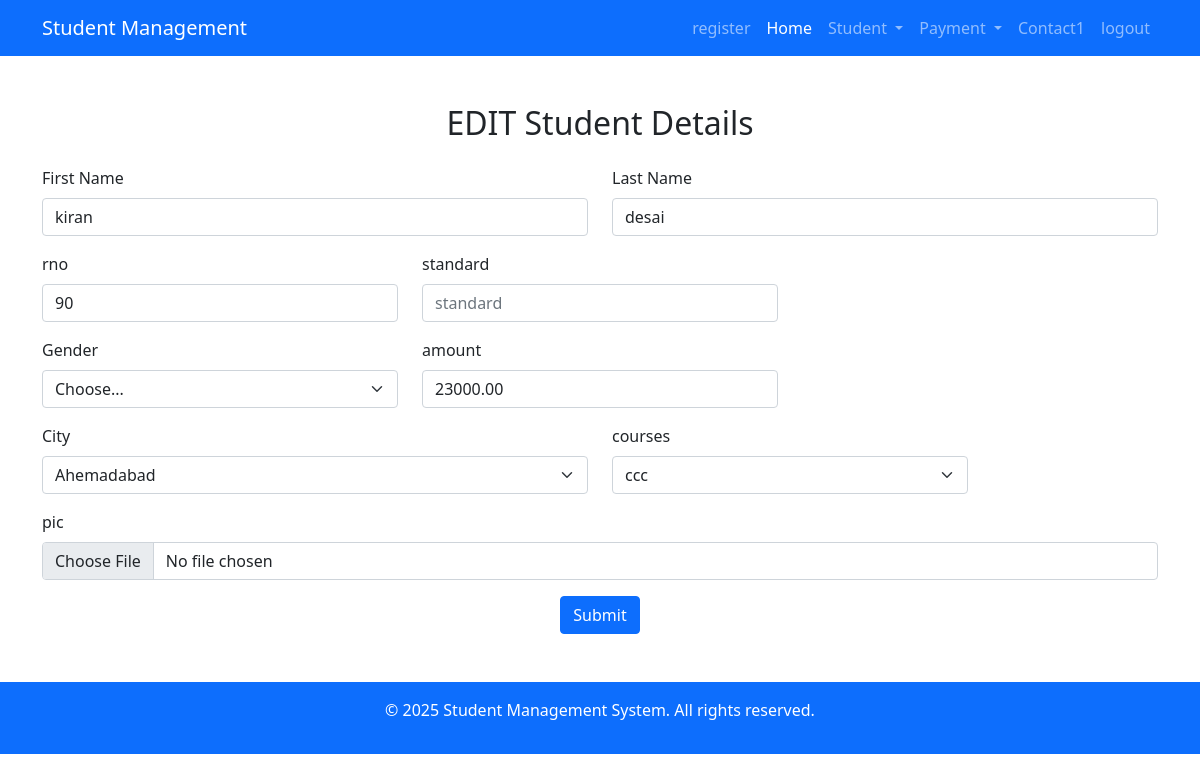
Screenshot of /edited_student/2 (signed in) with the database file from the repository.
### web/models.py (models this page shows, shortened)
class student(models.Model):
    gender=(
        ('male','male'),
        ('female','female'),
    )
    Ahemedabad='Ahemedabad'
    Surendranagar='Surendranagar'
    Surat='Surat'
    Bhavnagar='Bhavnagar'
    Gandhinagar='Gandhinagar'
    City=(
        (Ahemedabad,'Ahemedabad'),
        (Surendranagar,'Surendranagar'),
        (Surat,'Surat'),
        (Bhavnagar,'Bhavnagar'),
        (Gandhinagar,'Gandhinagar')
    )
    fname=models.CharField(max_length=100,default="")
    lname=models.CharField(max_length=100,default="")
    rno=models.IntegerField(default=0)
    std=models.IntegerField(default=0)
    gender=models.CharField(max_length=200,choices=gender,default="male")
    city=models.CharField(max_length=50,choices=City,default="Ahemaedabad")
    amount=models.DecimalField(max_digits=10, decimal_places=2)
    image = models.ImageField(upload_to="uploads/",default="")
    courses= models.CharField(max_length=100,default=0)

### web/views.py (the view)
# urls.py: path('edited_student/<int:id>',views.edited_student,name="edited_student"),
@login_required(login_url='login_view')
def edited_student(request,id):
    c = student.objects.get(id=id)
    if request.method == "POST":
        c.fname  = request.POST.get('txtfname')
        c.lname = request.POST.get('txtlname')
        c.rno =  request.POST.get('txtrno')
        c.std = request.POST.get('txtstd')
        c.gender= request.POST.get('txtgender')
        c.city= request.POST.get('txtcity')
        c.amount= request.POST.get('txtamount')
        c.image = request.FILES.get('txtimage')
        c.courses = request.POST.get('txtcourses')
        c.save()
        return redirect(showstudentlist)
    else:
        return render(request,"addedited.html",{"student" : c})

### templates/addedited.html (shortened to what this page needs)
<!DOCTYPE html>
{% extends "base.html" %}
{% block body %}
    <div class="container">
        <h2 class="text-center mb-4 mt-5">EDIT Student Details</h2>
        <form method="post" enctype="multipart/form-data">
            <div class="row">
                <div class="col-md-6 mb-3">
                    <label  class="form-label">First Name</label>
                    <input type="text" name="txtfname" class="form-control" placeholder="Enter first name" required value="{{student.fname}}">
                </div>
                <div class="col-md-6 mb-3">
                    <label for="lastName" class="form-label">Last Name</label>
                    <input type="text" name="txtlname" class="form-control" id="lastName" placeholder="Enter last name" required value="{{student.lname}}">
                </div>
            </div>
            <div class="row">
                <div class="col-md-4 mb-3">
                    <label for="inputroll" class="form-label">rno</label>
                    <input type="number" class="form-control" name="txtrno" placeholder="rollnumber" required value="{{student.rno}}">
                </div>
                <div class="col-md-4 mb-3">
                    <label for="inputstandard" class="form-label">standard</label>
                    <input type="number" class="form-control" name="txtstd" placeholder="standard" required value="{{student.standard}}">
                </div>
            </div>
            <div class="row">
                <div class="col-md-4 mb-3">
                    <label for="gender" class="form-label">Gender</label>
                    <select class="form-select" name="txtgender" id="gender" required value="{{student.gender}}">
                        <option value="">Choose...</option>
                    </select>
                </div>
                <div class="col-md-4 mb-3">
                    <label for="middleName" class="form-label">amount</label>
                    <input type="number" name="txtamount" class="form-control" id="middleName" placeholder="Enter fees" required value="{{student.amount}}">
                </div>
            </div>
            <div class="row">
                <div class="col-md-6 mb-3">
                    <label for="city" class="form-label">City</label>
                    <select class="form-select" name="txtcity" id="city" required value="{{student.city}}">
                        <option value="Ahemadabad">Ahemadabad</option>
                    </select>
                </div>
                <div class=" col-md-4 mb-3">
                    <label for="courses" class="form-label">courses</label>
                <select name="txtcourses" id="" class="form-select" required value="{{student.courses}}">
                    <option value="ccc">ccc</option>
                </select>
                </div>
            </div>
                <div class="mb-3">
                    <label for="image" class="form-label">pic</label>
                    <input type="file" name="txtimage" id="image" class="form-control" required value="{{student.pic}}">
                </div>
            </div>
            <div class="text-center">
                <button type="submit" value="Submit" class="btn btn-primary">Submit</button>
            </div>
{% endblock body %}

### rows the page displays
student: txtfname "kiran", txtlname "desai", txtrno "90", txtamount "23000.00", txtcity "Ahemadabad", txtcourses "ccc"
